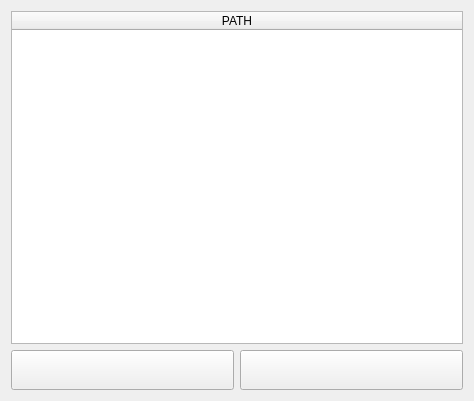
<?xml version="1.0" encoding="UTF-8"?>
<ui version="4.0">
 <class>EditPath</class>
 <widget class="QWidget" name="EditPath">
  <property name="geometry">
   <rect>
    <x>0</x>
    <y>0</y>
    <width>474</width>
    <height>401</height>
   </rect>
  </property>
  <property name="windowTitle">
   <string>Form</string>
  </property>
  <layout class="QGridLayout" name="gridLayout">
   <item row="0" column="0" colspan="2">
    <widget class="QTableWidget" name="tableWidget">
     <property name="enabled">
      <bool>true</bool>
     </property>
     <property name="maximumSize">
      <size>
       <width>16777215</width>
       <height>16777215</height>
      </size>
     </property>
     <property name="editTriggers">
      <set>QAbstractItemView::AnyKeyPressed|QAbstractItemView::DoubleClicked|QAbstractItemView::EditKeyPressed|QAbstractItemView::SelectedClicked</set>
     </property>
     <attribute name="horizontalHeaderShowSortIndicator" stdset="0">
      <bool>false</bool>
     </attribute>
     <attribute name="horizontalHeaderStretchLastSection">
      <bool>true</bool>
     </attribute>
     <column>
      <property name="text">
       <string>PATH</string>
      </property>
      <property name="textAlignment">
       <set>AlignCenter</set>
      </property>
     </column>
    </widget>
   </item>
   <item row="1" column="0">
    <widget class="QPushButton" name="RemovePathBtn">
     <property name="minimumSize">
      <size>
       <width>0</width>
       <height>40</height>
      </size>
     </property>
     <property name="font">
      <font>
       <pointsize>14</pointsize>
      </font>
     </property>
     <property name="text">
      <string/>
     </property>
     <property name="icon">
      <iconset resource="resource.qrc">
       <normaloff>:/images/remove.png</normaloff>:/images/remove.png</iconset>
     </property>
     <property name="iconSize">
      <size>
       <width>40</width>
       <height>40</height>
      </size>
     </property>
    </widget>
   </item>
   <item row="1" column="1">
    <widget class="QPushButton" name="AddPathBtn">
     <property name="minimumSize">
      <size>
       <width>0</width>
       <height>40</height>
      </size>
     </property>
     <property name="font">
      <font>
       <pointsize>14</pointsize>
      </font>
     </property>
     <property name="text">
      <string/>
     </property>
     <property name="icon">
      <iconset resource="resource.qrc">
       <normaloff>:/images/browse_folder.png</normaloff>:/images/browse_folder.png</iconset>
     </property>
     <property name="iconSize">
      <size>
       <width>40</width>
       <height>40</height>
      </size>
     </property>
    </widget>
   </item>
  </layout>
 </widget>
 <resources>
  <include location="resource.qrc"/>
 </resources>
 <connections/>
</ui>
